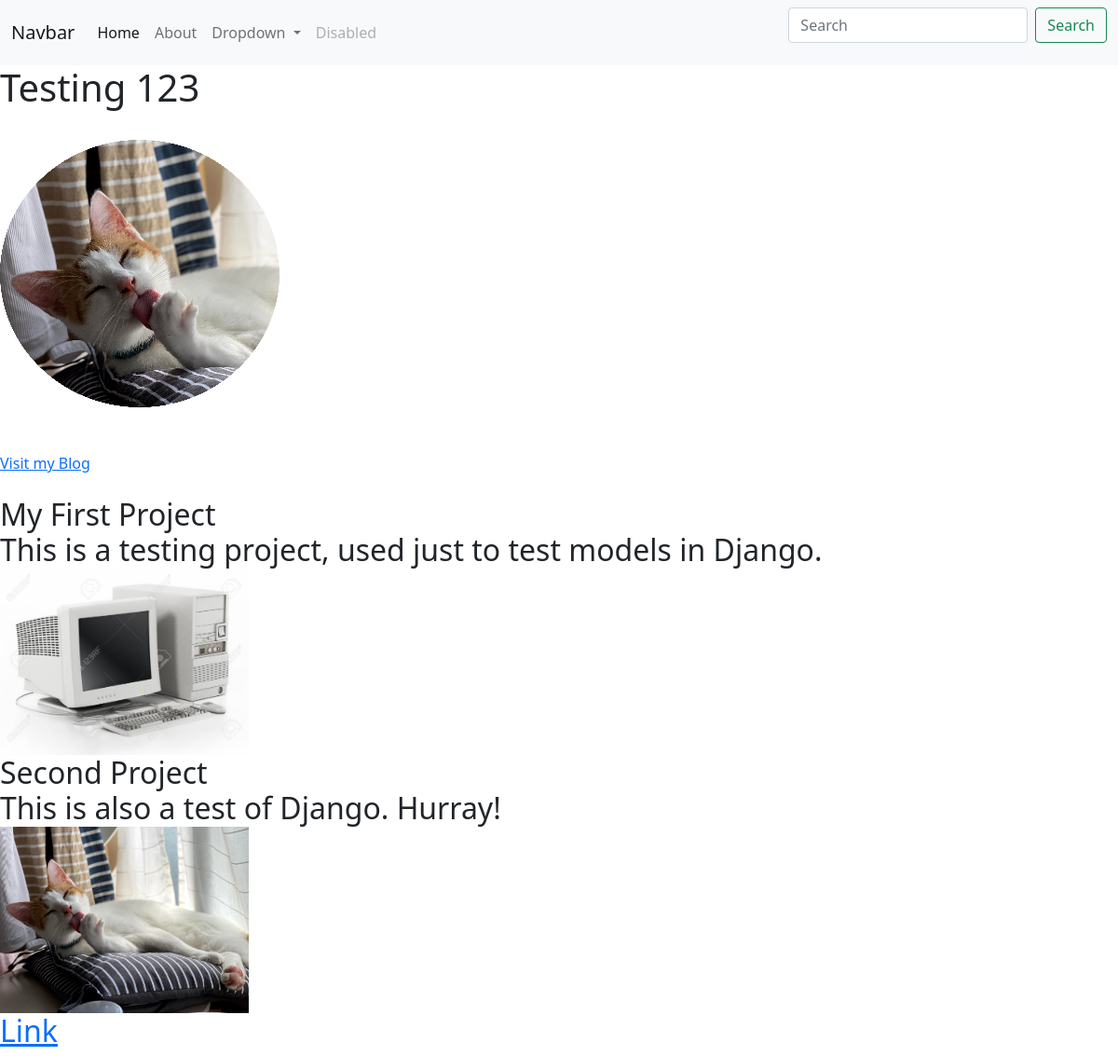
The page / on the database its author committed.
### portfolio/models.py (models this page shows, shortened)
class Project(models.Model):
    title = models.CharField(max_length=100)
    description = models.CharField(max_length=250)
    image = models.ImageField(upload_to="portfolio/images/")
    url = models.URLField(blank=True)

### portfolio/views.py (the view)
# urls.py: 2. Add a URL to urlpatterns:  path('', views.home, name='home')
def home(request):
    projects = Project.objects.all()
    return render(request, 'personal_portfolio/home.html', {'projects':projects})

### portfolio/templates/personal_portfolio/home.html (shortened to what this page needs)
{% extends 'personal_portfolio/base.html' %}
{% load static %}
{% block content %}
        <h1>Testing 123</h1>
        <br>
        <img src="{% static 'portfolio/maru.png' %}">
        <br>
        <br>
        <br><a href="{% url 'blog:blogs' %}">Visit my Blog</a>
        <br>
        <br>
        <h2>
          {% for project in projects %}
          {{ project.title }}
          <br>
          {{ project.description }}
          <br>
          <img src="{{ project.image.url }}" alt="" height=200>
          {% if project.url %}
          <br>
          <a href="{{ project.url }}">Link</a>
          {% endif %}
          <br>
          {% endfor %}
        </h2>
{% endblock %}

### portfolio/templates/personal_portfolio/base.html (shortened to what this page needs)
<head>
  <link href="https://cdn.jsdelivr.net/npm/bootstrap@5.0.1/dist/css/bootstrap.min.css" rel="stylesheet">
</head>
<body>
  <nav class="navbar navbar-expand-lg navbar-light bg-light">
    <div class="container-fluid">
      <a class="navbar-brand" href="#">Navbar</a>
      <div class="collapse navbar-collapse" id="navbarSupportedContent">
        <ul class="navbar-nav me-auto mb-2 mb-lg-0">
          <li class="nav-item">
            <a class="nav-link active" aria-current="page" href="#">Home</a>
          </li>
          <li class="nav-item">
            <a class="nav-link" href="#">About</a>
          </li>
          <li class="nav-item dropdown">
            <a class="nav-link dropdown-toggle" href="#" id="navbarDropdown" role="button" data-bs-toggle="dropdown" aria-expanded="false">
              Dropdown
            </a>
          </li>
          <li class="nav-item">
            <a class="nav-link disabled" href="#" tabindex="-1" aria-disabled="true">Disabled</a>
          </li>
        </ul>
        <form class="d-flex">
          <input class="form-control me-2" type="search" placeholder="Search" aria-label="Search">
          <button class="btn btn-outline-success" type="submit">Search</button>
        </form>
      </div>
    </div>
  </nav>
{% block content %}{% endblock %}

### rows shown on the page
Project: title "My First Project", description "This is a testing project, used just to test models in Django.", image (picture)
Project: title "Second Project", description "This is also a test of Django. Hurray!", image (picture)
